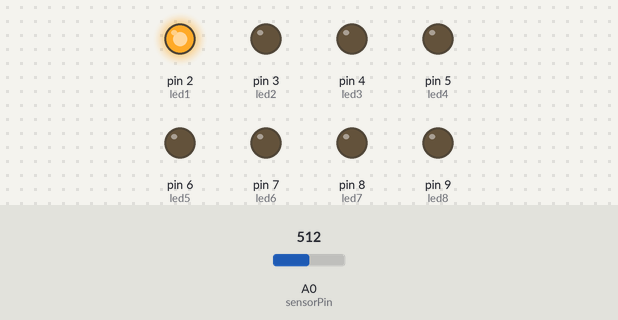
Simulated run of this sketch. Board: Arduino Uno, built with avr-gcc and run on an emulated ATmega328P. Parts: output pins drawn as LEDs (lit = HIGH). The inputs (shaded band) are chosen by the test bench; at power-on: A0 (sensorPin) = 512. What the sketch prints to the serial monitor is not drawn.

Above: at 0.2 s.
Timing chart, 0 to 1.7 s (numbered marks = the images above):
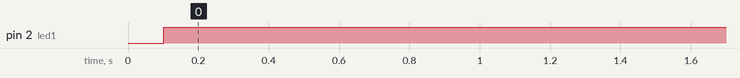

The sketch:

pot_value_shower_with_leds.ino
```cpp
#define led1 2
#define led2 3
#define led3 4
#define led4 5
#define led5 6
#define led6 7
#define led7 8
#define led8 9

int  sensorPin  =  A0;
int  sensorValue =  0;
int var = 0;
int sV1 =0;
int sV2 =0;
int sV3 =0;
int sV4 =0;
int sV5 =0;
int sV6 =0;
int sV7 =0;
int sV8 =0;
int sV9 =0;
int sV10 = 0;

int mult = 1250;

int wait = 10;
void setup() {
  // put your setup code here, to run once:
pinMode(led1, OUTPUT);
pinMode(led2, OUTPUT);
pinMode(led3, OUTPUT);
pinMode(led4, OUTPUT);
pinMode(led5, OUTPUT);
pinMode(led6, OUTPUT);
pinMode(led7, OUTPUT);
pinMode(led8, OUTPUT);
Serial.begin(9600);

}

void loop() {
  sV1 = analogRead(sensorPin);
  delay(wait);
  sV2 = analogRead(sensorPin);
  delay(wait);
  sV3 = analogRead(sensorPin);
  delay(wait);
  sV4 = analogRead(sensorPin);
  delay(wait);
  sV5 = analogRead(sensorPin);
  delay(wait);
  sV6 = analogRead(sensorPin);
  delay(wait);
  sV7 = analogRead(sensorPin);
  delay(wait);
  sV8 = analogRead(sensorPin);
  delay(wait);
  sV9 = analogRead(sensorPin);
  delay(wait);
  sV10 = analogRead(sensorPin);
  delay(wait);
   sensorValue = (sV10 + sV9 + sV8 + sV7 + sV6 + sV5 + sV4 + sV3 + sV2 + sV1)/10000;
        digitalWrite(led1, LOW);
        digitalWrite(led2, LOW);
        digitalWrite(led3, LOW);
        digitalWrite(led4, LOW);
        digitalWrite(led5, LOW);
        digitalWrite(led6, LOW);
        digitalWrite(led7, LOW);
        digitalWrite(led8, LOW);
        // (1-8)* (MULTPLYER= (10k/8))
        Serial.println(sensorValue);
        Serial.print(" ");
  if (sensorValue >= 0 && sensorValue < 127){
    digitalWrite(led1, HIGH);}
   if (sensorValue >= 127 && sensorValue < 254){
   digitalWrite(led2, HIGH);
   digitalWrite(led1, HIGH);}
   if (sensorValue >= 20000 && sensorValue < 30000){
   digitalWrite(led2, HIGH);
   digitalWrite(led1, HIGH);
   digitalWrite(led3, HIGH);}
   if (sensorValue >= 30000 && sensorValue < 40000){
   digitalWrite(led2, HIGH);
   digitalWrite(led1, HIGH);
   digitalWrite(led3, HIGH);
   digitalWrite(led4, HIGH);}
   if (sensorValue >= 40000 && sensorValue < 50000){
   digitalWrite(led2, HIGH);
   digitalWrite(led1, HIGH);
   digitalWrite(led3, HIGH);
   digitalWrite(led4, HIGH);
   digitalWrite(led5, HIGH);}
   if (sensorValue >= 60000 && sensorValue < 70000){
   digitalWrite(led2, HIGH);
   digitalWrite(led1, HIGH);
   digitalWrite(led3, HIGH);
   digitalWrite(led4, HIGH);
   digitalWrite(led5, HIGH);
   digitalWrite(led6, HIGH);}
   if (sensorValue >= 12 && sensorValue < 14){
   digitalWrite(led2, HIGH);
   digitalWrite(led1, HIGH);
   digitalWrite(led3, HIGH);
   digitalWrite(led4, HIGH);
   digitalWrite(led5, HIGH);
   digitalWrite(led6, HIGH);
   digitalWrite(led7, HIGH);}
   if (sensorValue >= 14){
   digitalWrite(led2, HIGH);
   digitalWrite(led1, HIGH);
   digitalWrite(led3, HIGH);
   digitalWrite(led4, HIGH);
   digitalWrite(led5, HIGH);
   digitalWrite(led6, HIGH);
   digitalWrite(led7, HIGH);
   digitalWrite(led8, HIGH);}
  Serial.println(sensorValue);


  }
```

Measured:
- by itself, pin 2 (led1): LOW → HIGH at 0.10 s
